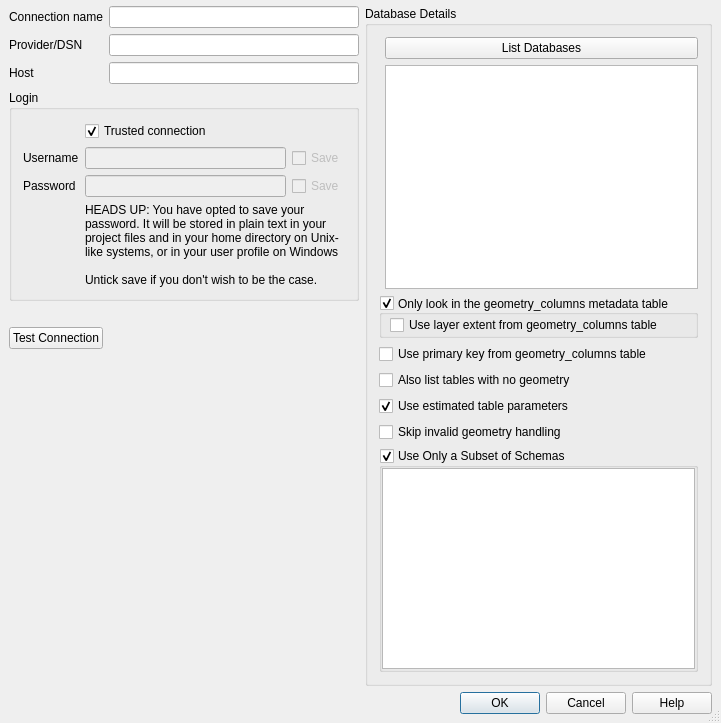
<?xml version="1.0" encoding="UTF-8"?>
<ui version="4.0">
 <class>QgsMssqlNewConnectionBase</class>
 <widget class="QDialog" name="QgsMssqlNewConnectionBase">
  <property name="geometry">
   <rect>
    <x>0</x>
    <y>0</y>
    <width>721</width>
    <height>723</height>
   </rect>
  </property>
  <property name="sizePolicy">
   <sizepolicy hsizetype="MinimumExpanding" vsizetype="MinimumExpanding">
    <horstretch>0</horstretch>
    <verstretch>0</verstretch>
   </sizepolicy>
  </property>
  <property name="windowTitle">
   <string>Create a New MS SQL Server Connection</string>
  </property>
  <property name="sizeGripEnabled">
   <bool>true</bool>
  </property>
  <property name="modal">
   <bool>true</bool>
  </property>
  <layout class="QGridLayout">
   <property name="leftMargin">
    <number>9</number>
   </property>
   <property name="topMargin">
    <number>0</number>
   </property>
   <property name="rightMargin">
    <number>9</number>
   </property>
   <property name="bottomMargin">
    <number>9</number>
   </property>
   <property name="spacing">
    <number>6</number>
   </property>
   <item row="0" column="0" colspan="2">
    <widget class="QgsMessageBar" name="bar" native="true"/>
   </item>
   <item row="1" column="1">
    <widget class="QLineEdit" name="txtName">
     <property name="toolTip">
      <string>Name of the new connection</string>
     </property>
    </widget>
   </item>
   <item row="1" column="0">
    <widget class="QLabel" name="TextLabel1_2">
     <property name="text">
      <string>Connection name</string>
     </property>
    </widget>
   </item>
   <item row="6" column="0" colspan="2">
    <widget class="QPushButton" name="btnConnect">
     <property name="sizePolicy">
      <sizepolicy hsizetype="Maximum" vsizetype="Fixed">
       <horstretch>0</horstretch>
       <verstretch>0</verstretch>
      </sizepolicy>
     </property>
     <property name="text">
      <string>Test Connection</string>
     </property>
    </widget>
   </item>
   <item row="5" column="0" colspan="2">
    <widget class="QLabel" name="label_2">
     <property name="text">
      <string/>
     </property>
    </widget>
   </item>
   <item row="4" column="0" colspan="2">
    <widget class="QGroupBox" name="groupBox">
     <property name="title">
      <string>Login</string>
     </property>
     <property name="flat">
      <bool>true</bool>
     </property>
     <layout class="QFormLayout" name="formLayout_2">
      <item row="0" column="1">
       <widget class="QCheckBox" name="cb_trustedConnection">
        <property name="text">
         <string>Trusted connection</string>
        </property>
        <property name="checked">
         <bool>true</bool>
        </property>
       </widget>
      </item>
      <item row="1" column="0">
       <widget class="QLabel" name="TextLabel3">
        <property name="text">
         <string>Username</string>
        </property>
       </widget>
      </item>
      <item row="1" column="1">
       <layout class="QHBoxLayout" name="horizontalLayout">
        <property name="topMargin">
         <number>0</number>
        </property>
        <item>
         <widget class="QLineEdit" name="txtUsername">
          <property name="enabled">
           <bool>false</bool>
          </property>
         </widget>
        </item>
        <item>
         <widget class="QCheckBox" name="chkStoreUsername">
          <property name="enabled">
           <bool>false</bool>
          </property>
          <property name="text">
           <string>Save</string>
          </property>
         </widget>
        </item>
       </layout>
      </item>
      <item row="2" column="0">
       <widget class="QLabel" name="TextLabel3_2">
        <property name="text">
         <string>Password</string>
        </property>
       </widget>
      </item>
      <item row="2" column="1">
       <layout class="QHBoxLayout" name="horizontalLayout_2">
        <property name="topMargin">
         <number>0</number>
        </property>
        <item>
         <widget class="QgsPasswordLineEdit" name="txtPassword">
          <property name="enabled">
           <bool>false</bool>
          </property>
          <property name="echoMode">
           <enum>QLineEdit::Password</enum>
          </property>
         </widget>
        </item>
        <item>
         <widget class="QCheckBox" name="chkStorePassword">
          <property name="enabled">
           <bool>false</bool>
          </property>
          <property name="text">
           <string>Save</string>
          </property>
         </widget>
        </item>
       </layout>
      </item>
      <item row="3" column="1">
       <widget class="QLabel" name="lblWarning">
        <property name="sizePolicy">
         <sizepolicy hsizetype="Ignored" vsizetype="Ignored">
          <horstretch>0</horstretch>
          <verstretch>0</verstretch>
         </sizepolicy>
        </property>
        <property name="text">
         <string>HEADS UP: You have opted to save your password. It will be stored in plain text in your project files and in your home directory on Unix-like systems, or in your user profile on Windows

Untick save if you don't wish to be the case.</string>
        </property>
        <property name="wordWrap">
         <bool>true</bool>
        </property>
       </widget>
      </item>
     </layout>
    </widget>
   </item>
   <item row="3" column="1">
    <widget class="QLineEdit" name="txtHost"/>
   </item>
   <item row="9" column="0" colspan="3">
    <widget class="QDialogButtonBox" name="buttonBox">
     <property name="standardButtons">
      <set>QDialogButtonBox::Cancel|QDialogButtonBox::Help|QDialogButtonBox::Ok</set>
     </property>
    </widget>
   </item>
   <item row="2" column="1">
    <widget class="QLineEdit" name="txtService"/>
   </item>
   <item row="1" column="2" rowspan="8">
    <widget class="QGroupBox" name="groupBox_2">
     <property name="title">
      <string>Database Details</string>
     </property>
     <layout class="QFormLayout" name="formLayout_3">
      <item row="0" column="1">
       <widget class="QPushButton" name="btnListDatabase">
        <property name="text">
         <string>List Databases</string>
        </property>
       </widget>
      </item>
      <item row="1" column="1">
       <widget class="QListWidget" name="listDatabase"/>
      </item>
      <item row="2" column="0" colspan="2">
       <widget class="QGroupBox" name="groupBoxGeometryColumns">
        <property name="title">
         <string>Only look in the geometry_columns metadata table</string>
        </property>
        <property name="alignment">
         <set>Qt::AlignLeading|Qt::AlignLeft|Qt::AlignVCenter</set>
        </property>
        <property name="flat">
         <bool>false</bool>
        </property>
        <property name="checkable">
         <bool>true</bool>
        </property>
        <property name="checked">
         <bool>true</bool>
        </property>
        <layout class="QVBoxLayout" name="verticalLayout_2">
         <property name="spacing">
          <number>0</number>
         </property>
         <property name="leftMargin">
          <number>8</number>
         </property>
         <property name="topMargin">
          <number>0</number>
         </property>
         <property name="rightMargin">
          <number>0</number>
         </property>
         <property name="bottomMargin">
          <number>0</number>
         </property>
         <item>
          <widget class="QCheckBox" name="checkBoxExtentFromGeometryColumns">
           <property name="text">
            <string>Use layer extent from geometry_columns table</string>
           </property>
          </widget>
         </item>
        </layout>
       </widget>
      </item>
      <item row="3" column="0" colspan="2">
       <widget class="QCheckBox" name="checkBoxPKFromGeometryColumns">
        <property name="text">
         <string>Use primary key from geometry_columns table</string>
        </property>
       </widget>
      </item>
      <item row="4" column="0" colspan="2">
       <widget class="QCheckBox" name="cb_allowGeometrylessTables">
        <property name="toolTip">
         <string>If checked, tables without a geometry column attached will also be shown in the available table lists.</string>
        </property>
        <property name="text">
         <string>Also list tables with no geometry</string>
        </property>
       </widget>
      </item>
      <item row="5" column="0" colspan="2">
       <widget class="QCheckBox" name="cb_useEstimatedMetadata">
        <property name="toolTip">
         <string>If checked, only estimated table metadata will be used. This avoids a slow table scan, but may result in incorrect layer properties such as layer extent.</string>
        </property>
        <property name="text">
         <string>Use estimated table parameters</string>
        </property>
        <property name="checked">
         <bool>true</bool>
        </property>
       </widget>
      </item>
      <item row="6" column="0" colspan="2">
       <widget class="QCheckBox" name="mCheckNoInvalidGeometryHandling">
        <property name="toolTip">
         <string>If checked, all handling of records with invalid geometry will be disabled. This speeds up the provider, however, if any invalid geometries are present in a table then the result is unpredictable and may include missing records. Only check this option if you are certain that all geometries present in the database are valid, and any newly added geometries or tables will also be valid.</string>
        </property>
        <property name="text">
         <string>Skip invalid geometry handling</string>
        </property>
        <property name="checked">
         <bool>false</bool>
        </property>
       </widget>
      </item>
      <item row="8" column="0" colspan="2">
       <widget class="QgsCollapsibleGroupBoxBasic" name="groupBoxSchemasFilter">
        <property name="title">
         <string>Use Only a Subset of Schemas</string>
        </property>
        <property name="flat">
         <bool>false</bool>
        </property>
        <property name="checkable">
         <bool>true</bool>
        </property>
        <layout class="QVBoxLayout" name="verticalLayout">
         <property name="spacing">
          <number>0</number>
         </property>
         <property name="leftMargin">
          <number>0</number>
         </property>
         <property name="topMargin">
          <number>0</number>
         </property>
         <property name="rightMargin">
          <number>0</number>
         </property>
         <property name="bottomMargin">
          <number>0</number>
         </property>
         <item>
          <widget class="QListView" name="schemaView"/>
         </item>
        </layout>
       </widget>
      </item>
     </layout>
    </widget>
   </item>
   <item row="3" column="0">
    <widget class="QLabel" name="TextLabel1">
     <property name="text">
      <string>Host</string>
     </property>
    </widget>
   </item>
   <item row="2" column="0">
    <widget class="QLabel" name="label">
     <property name="text">
      <string>Provider/DSN</string>
     </property>
    </widget>
   </item>
   <item row="7" column="0">
    <spacer name="verticalSpacer">
     <property name="orientation">
      <enum>Qt::Vertical</enum>
     </property>
     <property name="sizeHint" stdset="0">
      <size>
       <width>20</width>
       <height>40</height>
      </size>
     </property>
    </spacer>
   </item>
  </layout>
 </widget>
 <layoutdefault spacing="6" margin="11"/>
 <customwidgets>
  <customwidget>
   <class>QgsPasswordLineEdit</class>
   <extends>QLineEdit</extends>
   <header>qgspasswordlineedit.h</header>
  </customwidget>
  <customwidget>
   <class>QgsCollapsibleGroupBoxBasic</class>
   <extends>QGroupBox</extends>
   <header location="global">qgscollapsiblegroupbox.h</header>
   <container>1</container>
  </customwidget>
  <customwidget>
   <class>QgsMessageBar</class>
   <extends>QWidget</extends>
   <header>qgsmessagebar.h</header>
   <container>1</container>
  </customwidget>
 </customwidgets>
 <tabstops>
  <tabstop>txtName</tabstop>
  <tabstop>txtService</tabstop>
  <tabstop>txtHost</tabstop>
  <tabstop>cb_trustedConnection</tabstop>
  <tabstop>txtUsername</tabstop>
  <tabstop>chkStoreUsername</tabstop>
  <tabstop>txtPassword</tabstop>
  <tabstop>chkStorePassword</tabstop>
  <tabstop>btnConnect</tabstop>
  <tabstop>btnListDatabase</tabstop>
  <tabstop>listDatabase</tabstop>
  <tabstop>groupBoxGeometryColumns</tabstop>
  <tabstop>checkBoxExtentFromGeometryColumns</tabstop>
  <tabstop>checkBoxPKFromGeometryColumns</tabstop>
  <tabstop>cb_allowGeometrylessTables</tabstop>
  <tabstop>cb_useEstimatedMetadata</tabstop>
  <tabstop>mCheckNoInvalidGeometryHandling</tabstop>
  <tabstop>groupBoxSchemasFilter</tabstop>
  <tabstop>schemaView</tabstop>
 </tabstops>
 <resources/>
 <connections>
  <connection>
   <sender>buttonBox</sender>
   <signal>rejected()</signal>
   <receiver>QgsMssqlNewConnectionBase</receiver>
   <slot>reject()</slot>
   <hints>
    <hint type="sourcelabel">
     <x>322</x>
     <y>386</y>
    </hint>
    <hint type="destinationlabel">
     <x>391</x>
     <y>312</y>
    </hint>
   </hints>
  </connection>
  <connection>
   <sender>buttonBox</sender>
   <signal>accepted()</signal>
   <receiver>QgsMssqlNewConnectionBase</receiver>
   <slot>accept()</slot>
   <hints>
    <hint type="sourcelabel">
     <x>382</x>
     <y>386</y>
    </hint>
    <hint type="destinationlabel">
     <x>391</x>
     <y>287</y>
    </hint>
   </hints>
  </connection>
  <connection>
   <sender>cb_trustedConnection</sender>
   <signal>toggled(bool)</signal>
   <receiver>chkStoreUsername</receiver>
   <slot>setDisabled(bool)</slot>
   <hints>
    <hint type="sourcelabel">
     <x>148</x>
     <y>143</y>
    </hint>
    <hint type="destinationlabel">
     <x>306</x>
     <y>163</y>
    </hint>
   </hints>
  </connection>
  <connection>
   <sender>cb_trustedConnection</sender>
   <signal>toggled(bool)</signal>
   <receiver>chkStorePassword</receiver>
   <slot>setDisabled(bool)</slot>
   <hints>
    <hint type="sourcelabel">
     <x>126</x>
     <y>136</y>
    </hint>
    <hint type="destinationlabel">
     <x>312</x>
     <y>198</y>
    </hint>
   </hints>
  </connection>
  <connection>
   <sender>cb_trustedConnection</sender>
   <signal>toggled(bool)</signal>
   <receiver>txtUsername</receiver>
   <slot>setDisabled(bool)</slot>
   <hints>
    <hint type="sourcelabel">
     <x>129</x>
     <y>146</y>
    </hint>
    <hint type="destinationlabel">
     <x>129</x>
     <y>166</y>
    </hint>
   </hints>
  </connection>
  <connection>
   <sender>cb_trustedConnection</sender>
   <signal>toggled(bool)</signal>
   <receiver>txtPassword</receiver>
   <slot>setDisabled(bool)</slot>
   <hints>
    <hint type="sourcelabel">
     <x>94</x>
     <y>139</y>
    </hint>
    <hint type="destinationlabel">
     <x>95</x>
     <y>200</y>
    </hint>
   </hints>
  </connection>
  <connection>
   <sender>chkStorePassword</sender>
   <signal>toggled(bool)</signal>
   <receiver>lblWarning</receiver>
   <slot>setVisible(bool)</slot>
   <hints>
    <hint type="sourcelabel">
     <x>312</x>
     <y>186</y>
    </hint>
    <hint type="destinationlabel">
     <x>266</x>
     <y>241</y>
    </hint>
   </hints>
  </connection>
 </connections>
</ui>
